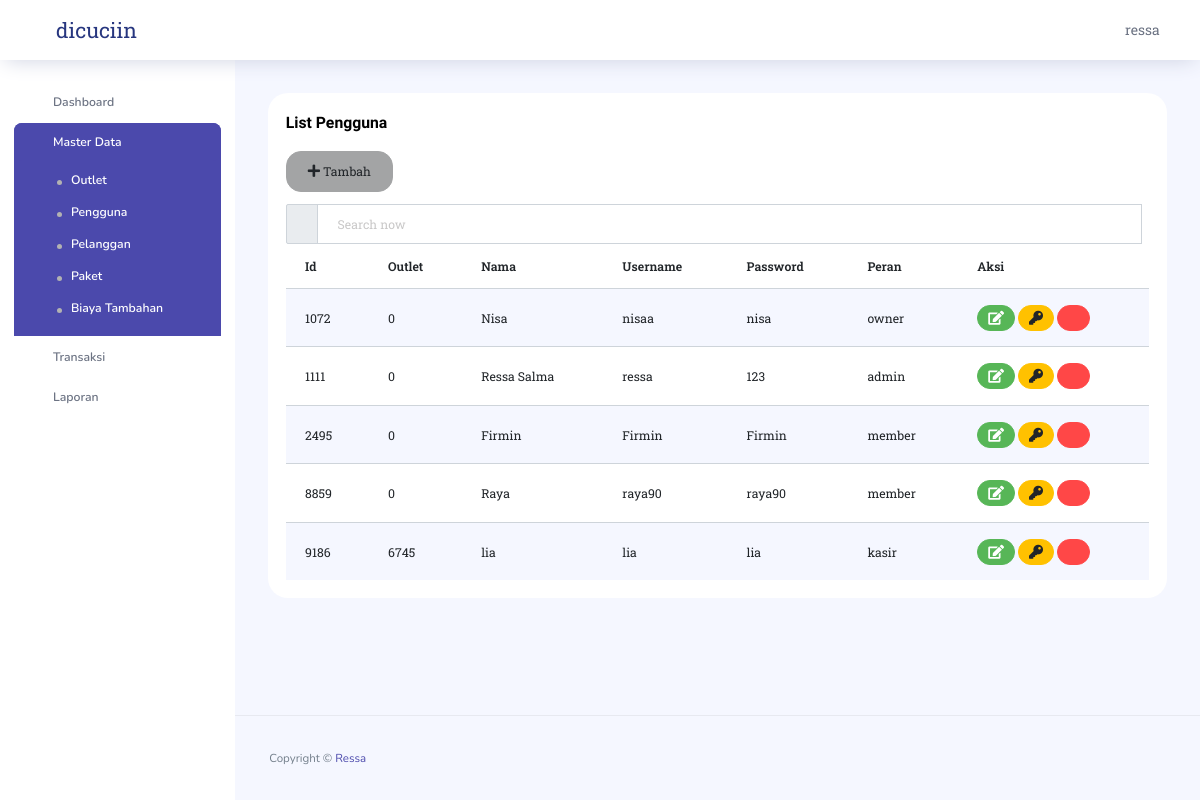
The app's page /laundryyy/pengguna.php (signed in), older data.
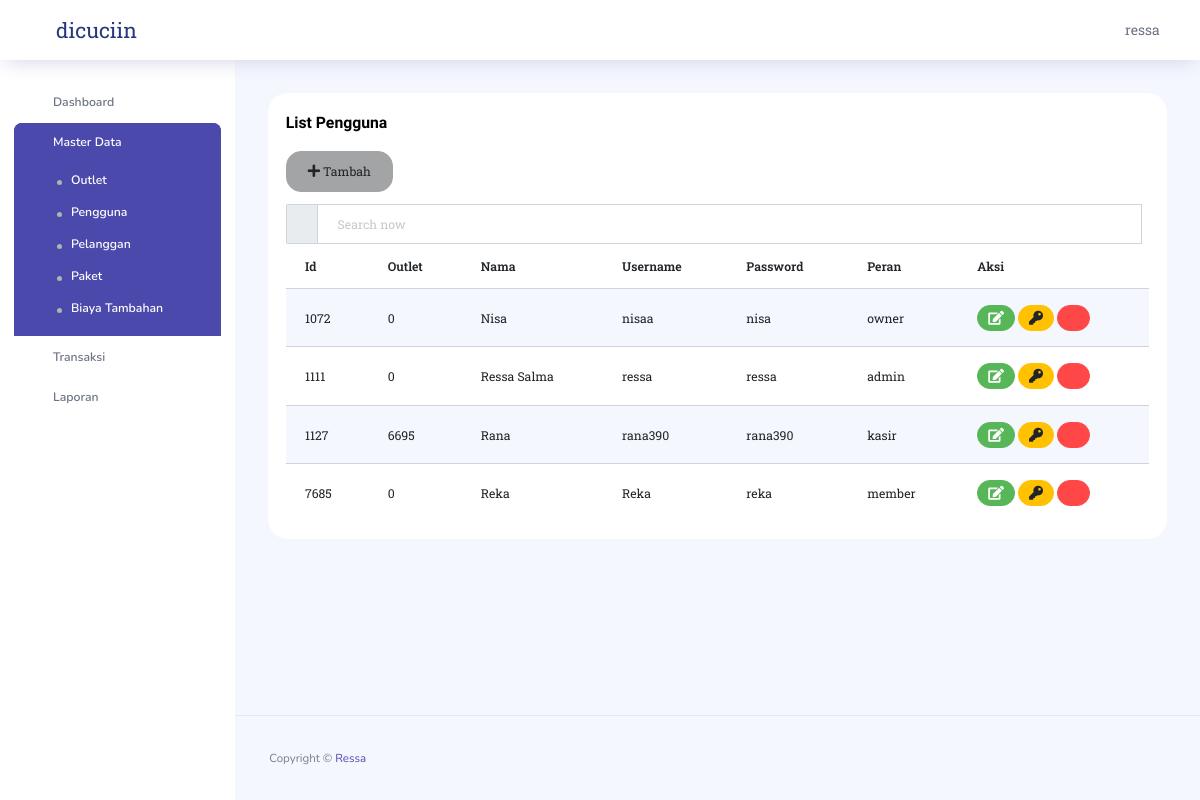
The same page, newer data.
### tables this page shows
CREATE TABLE `user` (
  `id` int(11) NOT NULL,
  `id_outlet` int(11) NOT NULL,
  `nama_user` varchar(100) NOT NULL,
  `id_member` int(11) NOT NULL,
  `username` varchar(30) NOT NULL,
  `password` text NOT NULL,
  `peran` enum('admin','kasir','owner','member') NOT NULL
);

### laundryyy/pengguna.php (the view, shortened to what the changed rows need)
<!DOCTYPE html>
<html lang="en">
<head>
    <?php include 'head.php' ?>
</head>
<body>
    <div class="container-scroller">
        <div class="container-fluid page-body-wrapper">
                <?php include 'sidebar.php' ?>
            <div class="main-panel">
                <div class="content-wrapper">
                    <div class="row">
                        <div class="col-lg-12 grid-margin stretch-card">
                            <div class="card">
                                <div class="card-body">
                                    <div class="table-responsive" style="max-height: 500px;">
                                        <table class="table table-striped" id="outlet-table">
                                            <thead>
                                                <tr>
                                                    <th>Id</th>
                                                    <th>Outlet</th>
                                                    <th>Nama</th>
                                                    <th>Username</th>
                                                    <th>Password</th>
                                                    <th>Peran</th>
                                                    <th>Aksi</th>
                                                </tr>
                                            </thead>
                                            <tbody>
                                                <?php
                                                $queryUser = "SELECT * FROM user";
                                                $userResult = $conn->query($queryUser);
                                                if ($userResult->num_rows > 0) {
                                                    while ($user = $userResult->fetch_assoc()) { ?>
                                                        <tr>
                                                            <td>
                                                                <?php echo $user['id']; ?>
                                                            </td>
                                                            <td>
                                                                <?php echo $user['id_outlet']; ?>
                                                            </td>
                                                            <td>
                                                                <?php echo $user['nama_user']; ?>
                                                            </td>
                                                            <td>
                                                                <?php echo $user['username']; ?>
                                                            </td>
                                                            <td>
                                                                <?php echo $user['password']; ?>
                                                            </td>
                                                            <td>
                                                                <?php echo $user['peran']; ?>
                                                            </td>
                                                            <td>
                                                                <a href="edit_pengguna.php?id=<?= $user["id"]; ?>"
                                                                    class="btn btn-success btn-small">
                                                                    <i class="fas fa-edit"></i>
                                                                </a>
                                                                <a href="ganti_pass.php?id=<?= $user["id"]; ?>"
                                                                    class="btn btn-warning btn-small">
                                                                    <i class="fas fa-key"></i>
                                                                </a>
                                                                <a class="btn btn-danger btn-small delete-btn"
                                                                    data-toggle="modal" data-target="#hapus"
                                                                    data-userid="<?= $user["id"]; ?>">
                                                                    <i class="icon-trash"></i>
                                                                </a>
                                                            </td>
                                                        </tr>
                                                        <?php
                                                    }
                                                }
                                                ?>
                                            </tbody>
                                        </table>
                                    </div>
                                </div>
                            </div>
                        </div>
                    </div>
                </div>
            </div>
        </div>
    </div>
</body>
</html>

Row changes from the older to the newer data that the page shows:
removed user: id "2495", id_outlet "0", nama_user "Firmin", username "Firmin", password "Firmin", peran "member"
removed user: id "8859", id_outlet "0", nama_user "Raya", username "raya90", password "raya90", peran "member"
removed user: id "9186", id_outlet "6745", nama_user "lia", username "lia", password "lia", peran "kasir"
changed user "Ressa Salma": password "123" → "ressa"
added user: id "1127", id_outlet "6695", nama_user "Rana", username "rana390", password "rana390", peran "kasir"
added user: id "7685", id_outlet "0", nama_user "Reka", username "Reka", password "reka", peran "member"
